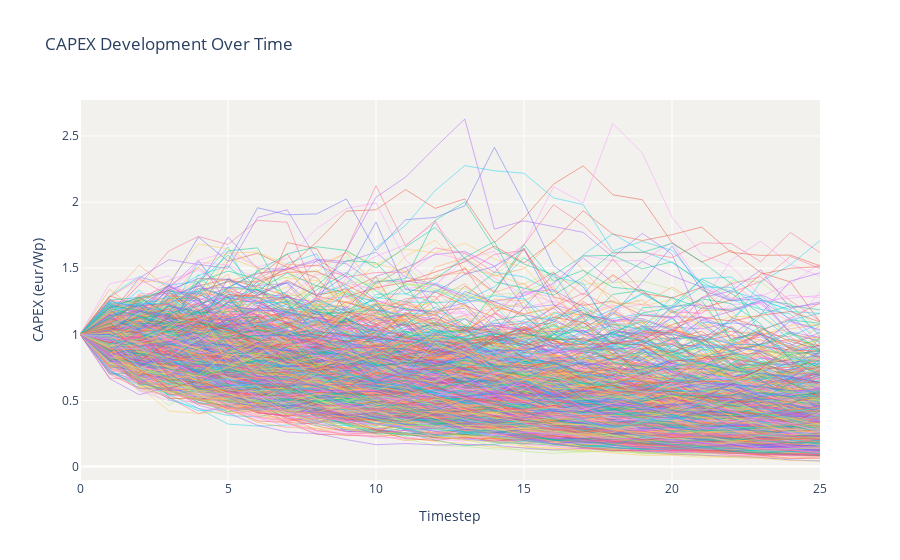

Notebook source saved alongside this figure:
### Code cell
import plotly.graph_objs as go
import numpy as np

# Create a line plot using Plotly for each numpy array
traces = [go.Scatter(
    x=np.arange(len(array)),  # Adjusting the x-axis to the length of the array
    y=array,  # Y-axis values, one of the arrays from the list
    mode='lines',
    line=dict(width=1),
    opacity=0.5  # semi-transparency to see overlapping lines
) for array in simualations]

# Define the layout of the plot
layout = go.Layout(
    title="CAPEX Development Over Time",
    xaxis=dict(title='Timestep'),
    yaxis=dict(title='CAPEX (eur/Wp)'),
    showlegend=False,
    plot_bgcolor='#f2f1ee',
    paper_bgcolor='white'
)

# Create the figure with all the traces and the specified layout
fig = go.Figure(data=traces, layout=layout)

# Update the background colors after creating the figure
fig.update_layout(
    plot_bgcolor='#f2f1ee',
    paper_bgcolor='white'
)

# Show the figure
fig.show()
